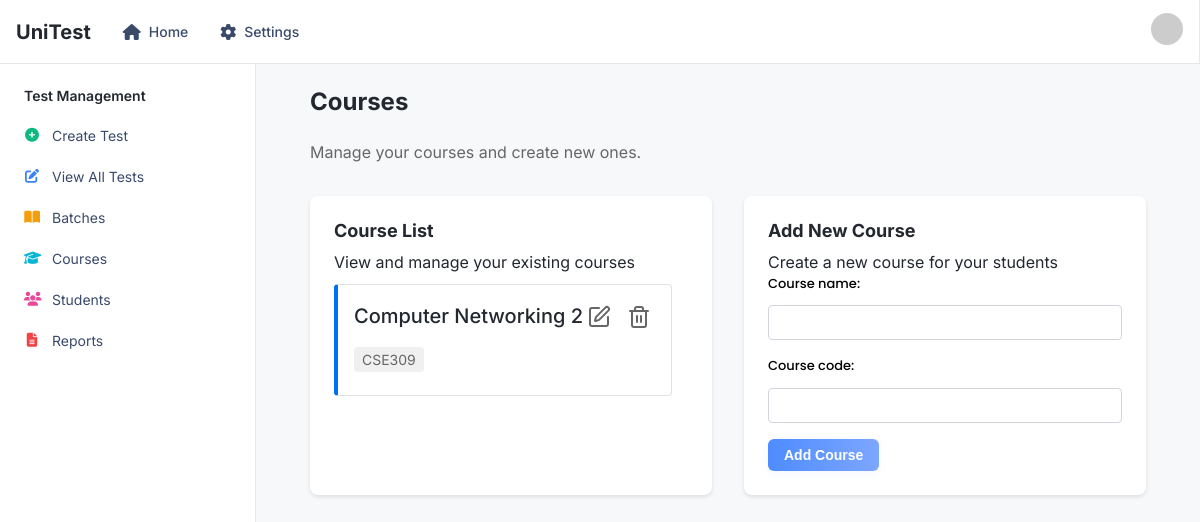
Before: /courses/ with the older database file.
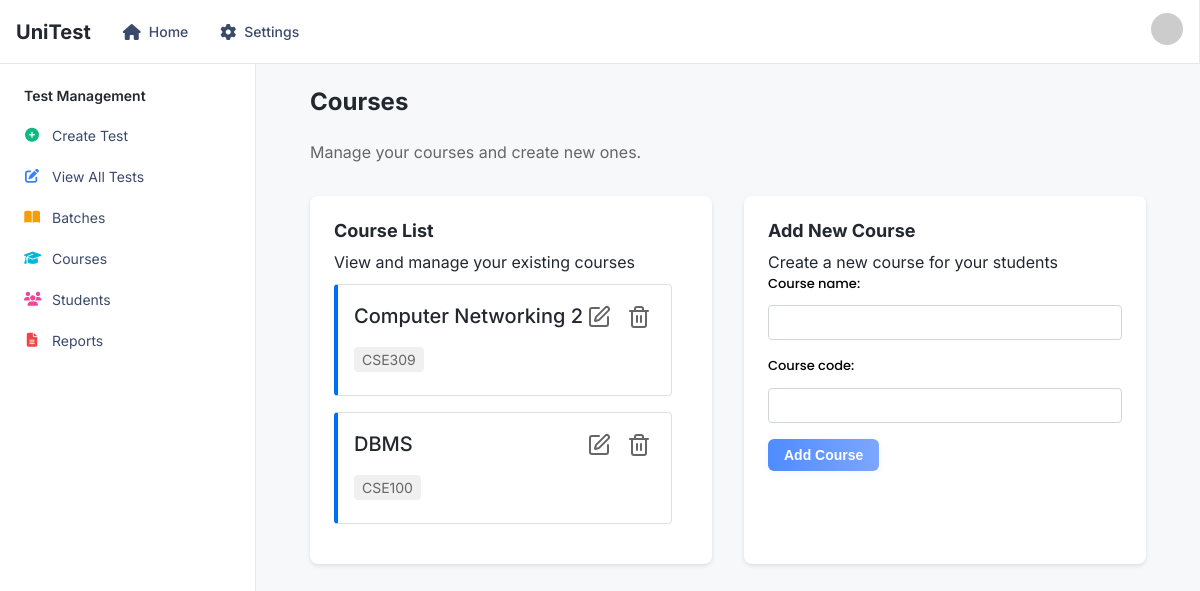
After: the same page with the newer database file.
### base/models.py (models this page shows, shortened)
class Course(models.Model):
    course_name = models.CharField(max_length=255, unique=True)
    course_code = models.CharField(max_length=255, unique=True)

### base/views.py (the view)
# urls.py: path('courses/',                       views.courses,                       name = 'courses'),
def courses(request):
    all_courses = Course.objects.all()
    if request.method == "POST":
        form = courseForm(request.POST)
        if form.is_valid():
            form.save()
            return redirect('courses')
        else:
            print("Form Errors:", form.errors)
    else:
        form = courseForm()
    context = {
        'all_courses': all_courses,
        'form': form,
    }
    return render(request, 'courses.html',context)

### base/forms.py
class courseForm(forms.ModelForm):
    class Meta:
        model = Course
        fields = '__all__'

### templates/courses.html (shortened to what this page needs)
{% extends 'base.html' %}
{% block content %}
<div class="container">
    <h1>Courses</h1>
    <p class="subtitle">Manage your courses and create new ones.</p>
    <div class="courses-content">
        <div class="course-list">
            <h2>Course List</h2>
            <p>View and manage your existing courses</p>
            <div class="course-cards">
                {% for course in all_courses %}
                    <div class="course-card">
                        <div class="course-header">
                            <div>
                                <h3>{{ course.course_name }}</h3>
                                <span class="badge">{{ course.course_code }}</span>
                            </div>
                            <div class="course-actions">
                                <form action ="{% url 'update_course' course.id %}" method="POST" style="display:inline;">
                                    <button class="icon-button" aria-label="Edit course">
                                        <i data-lucide="edit"></i>
                                    </button>
                                </form>
                                <form action = "{% url 'delete_course' course.id %}" method="POST">
                                    <button class="icon-button" aria-label="Delete course">
                                        <i data-lucide="trash-2"></i>
                                    </button>
                                </form>
                            </div>
                        </div>
                    </div>
                {% empty %}
                    <p>No courses available.</p>
                {% endfor %}
            </div>
        </div>
        <div class="course-form">
            <h2>Add New Course</h2>
            <p>Create a new course for your students</p>
            <form action="{% url 'courses' %}" method="post">
                {% for field in form %}
                    <div class="form-group">
                        {{ field.label_tag }}
                        {{ field }}
                    </div>
                {% endfor %}
                <button type="submit" class="button primary">
                    Add Course
                </button>
            </form>
        </div>
    </div>
</div>
{% endblock %}

Changed rows visible on the page:
added Course: course_name "DBMS", course_code "CSE100"
